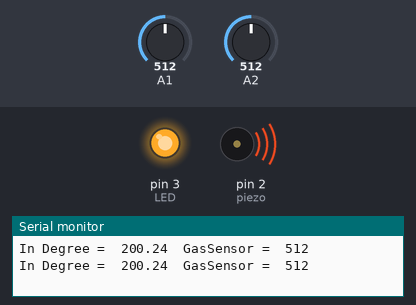
Simulated run of this sketch. Board: Arduino Uno, built with avr-gcc and run on an emulated ATmega328P. On the bench: output pins drawn as LEDs (lit = HIGH), buzzer (waves = sounding, pin HIGH), the last lines printed to the serial monitor. Inputs (shaded band) come from the test bench; at power-on: A1 = 512, A2 = 512.

Above: at 1.8 s.
1.9 s: A1 set to 273
3.4 s: A1 set to 249
At 4.3 s:
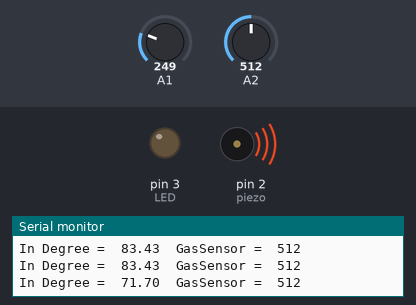
5.5 s: A2 set to 108
7.2 s: A2 set to 94
At 8.7 s:
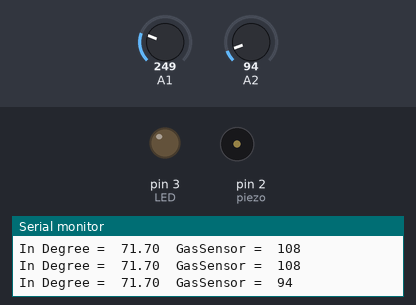
9.5 s: A1 set to 306
At 10.3 s:
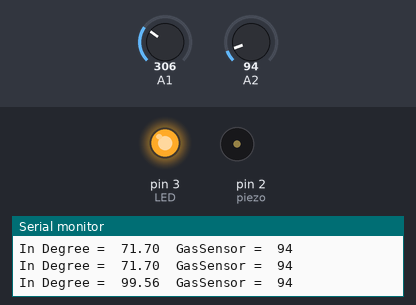
11.5 s: A1 set to 122
At 13.1 s:
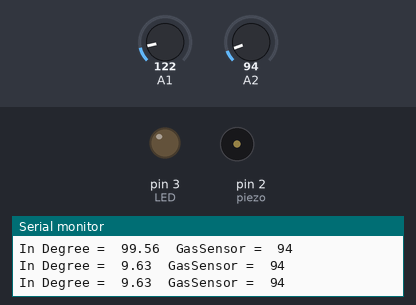
Timing chart, 0 to 14.5 s (numbered marks = the images above; inputs shaded):
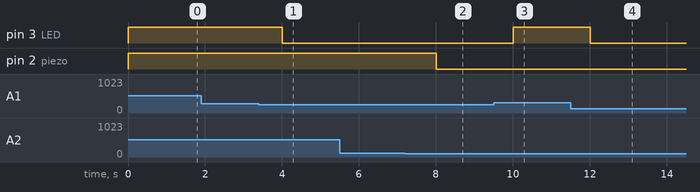

The sketch:

_by_interfacing_arduino_with_temperature_amp_amp_gas_sensor1.ino
```cpp
// C++ code
//
float temp;
float vout;
float vout1;
int LED = 3;
int gasSensor;
int piezo = 2;

void setup()
{
  pinMode(A1, INPUT);
  pinMode(A2, INPUT);
  pinMode(LED, OUTPUT);
  pinMode(piezo, OUTPUT);
  Serial.begin (9600);
}

void loop()
{
  vout = analogRead(A1);
  vout1 = (vout / 1023.0) * 5000;
  temp = (vout1 - 500) / 10;
  gasSensor = analogRead(A2);
  if (temp >= 80)
      {
        digitalWrite (LED, HIGH) ;
      }
  else
      {
        digitalWrite (LED, LOW) ;
      }
  if (gasSensor >= 100)
      {
        digitalWrite (piezo, HIGH) ;
      }
  else
      {
        digitalWrite (piezo, LOW) ;
      }
  Serial.print ("In Degree = ");
  Serial.print (" ");
  Serial.print (temp);
  Serial.print ("\t");
  Serial.print ("GasSensor = ");
  Serial.print (" ");
  Serial.print (gasSensor);
  Serial.println ();

  delay(1000); // Wait for 1000 millisecond(s)
}
```

Measured:
- the behaviour switches between 266 and 265 on A1 (found by bisection; images 0 and 1)
- the behaviour switches between 100 and 99 on A2 (found by bisection; images 1 and 2)
- after the input at 3.4 s, pin 3 (LED): HIGH → LOW after 0.61 s
- after the input at 7.2 s, pin 2 (piezo): HIGH → LOW after 0.81 s
- after the input at 9.5 s, pin 3 (LED): LOW → HIGH after 0.51 s
- after the input at 11.5 s, pin 3 (LED): HIGH → LOW after 0.51 s
